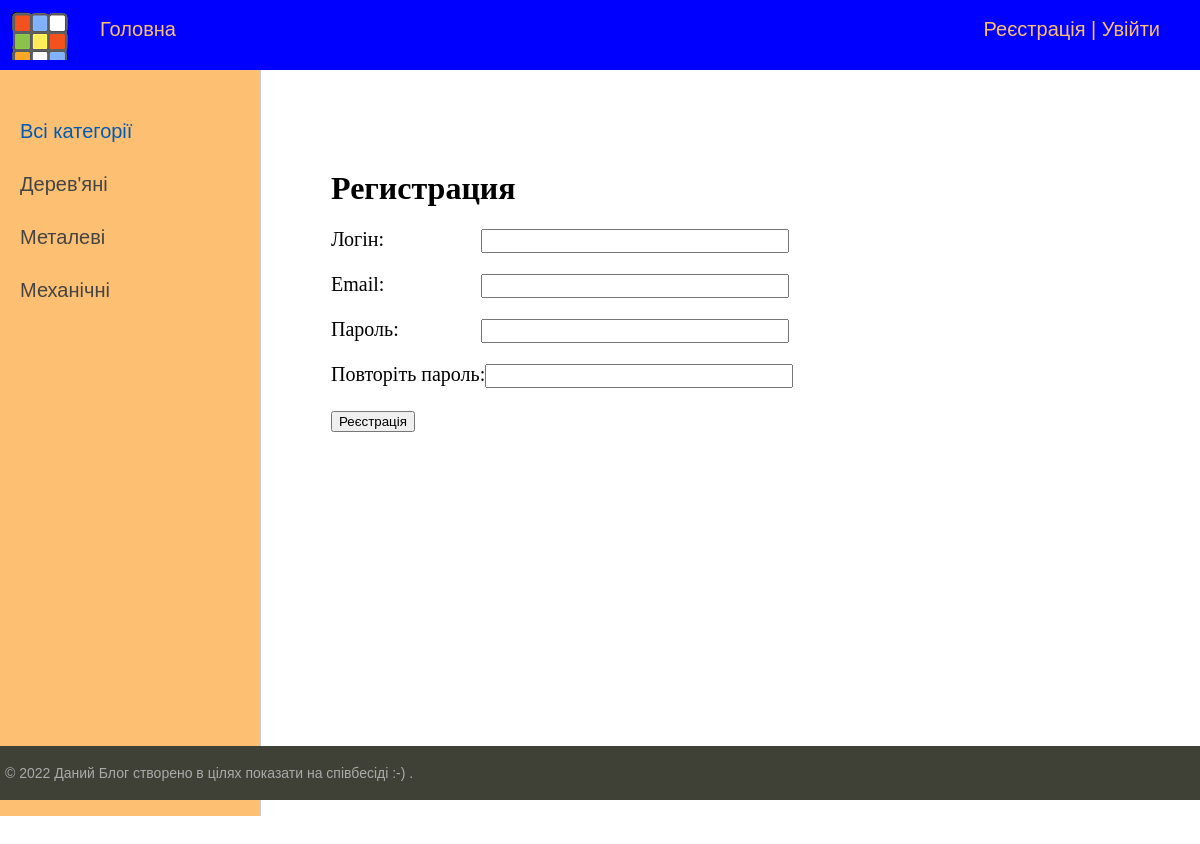
Screenshot of /register/ with the database file from the repository.
### blog/models.py (models this page shows, shortened)
class Category(models.Model):
    name = models.CharField(max_length=50, db_index=True, verbose_name="Категорія")
    slug = models.SlugField(max_length=255, unique=True, db_index=True, verbose_name="URL")
    def get_absolute_url(self):
        return reverse('category', kwargs={'category_slug': self.slug})
    class Meta:
        verbose_name = 'Категорія'
        verbose_name_plural = 'Категорії'
        ordering = ['id']

### blog/views.py (the view, shortened to what this page needs)
# urls.py: path('register/', RegisterUser.as_view(), name='register'),
class RegisterUser(DataMixin, CreateView):
    form_class = UserRegistrationForm
    template_name = 'blog/register.html'
    success_url = reverse_lazy('login')
    def get_context_data(self, *, object_list=None, **kwargs):
        context = super().get_context_data(**kwargs)
        c_def = self.get_user_context(title="Регистрация")
        return dict(list(context.items()) + list(c_def.items()))

### blog/forms.py
class UserRegistrationForm(UserCreationForm):
    username = forms.CharField(label='Логін', widget=forms.TextInput(attrs={'class': 'form-input'}))
    email = forms.EmailField(label='Email', widget=forms.EmailInput(attrs={'class': 'form-input'}))
    password1 = forms.CharField(label='Пароль', widget=forms.PasswordInput(attrs={'class': 'form-input'}))
    password2 = forms.CharField(label='Повторіть пароль', widget=forms.PasswordInput(attrs={'class': 'form-input'}))
    class Meta:
        model = User
        fields = ('username', 'email', 'password1', 'password2')

### blog/utils.py (called while the page is built)
    def get_user_context(self, **kwargs):
        context = kwargs
        categories = Category.objects.annotate(Count('puzzle'))
        user_menu = menu.copy()
        if not self.request.user.is_authenticated:
            user_menu.pop(1)
        context['menu'] = user_menu
        context['categories'] = categories
        if 'category_selected' not in context:
            context['category_selected'] = 0
        return context

### blog/templates/blog/register.html (shortened to what this page needs)
{% extends 'blog/base.html' %}
{% block content %}
<h1>{{title}}</h1>
<form method="post">
{% for f in form %}
<p><label class="form-label" for="{{ f.id_for_label }}">{{f.label}}: </label>{{ f }}</p>
{% endfor %}
    <button type="submit">Реєстрація</button>
</form>
{% endblock %}

### blog/templates/blog/base.html (shortened to what this page needs)
{% load static %}
{% load my_tags %}
<!DOCTYPE html>
<html>
<head>
	<link type="text/css" href="{% static 'blog/css/styles.css' %}" rel="stylesheet" />
</head>
<body>
<table class="table-page" border=0 cellpadding="0" cellspacing="0">
<tr><td valign=top>
{% block mainmenu %}
		<div class="header">
			<ul id="mainmenu" class="mainmenu">
			<li class="logo"><a href="{% url 'home' %}"><div class="logo"></div></a></li>
{% for m in menu %}
			<li><a href="{% url m.url_name %}">{{m.title}}</a></li>
{% endfor %}
				{% if request.user.is_authenticated %}
				<li class="last"> {{user.username}} | <a href="{% url 'logout' %}">Вийти</a></li>
				{% else %}
				<li class="last"><a href="{% url 'register' %}">Реєстрація</a> | <a href="{% url 'login' %}">Увійти</a></li>
				{% endif %}
			</ul>
		</div>
{% endblock mainmenu %}
<table class="table-content" border=0 cellpadding="0" cellspacing="0">
<tr>
	<td valign="top" class="left-chapters">
	<ul id="leftchapters">
{% if category_selected == 0 %}
		<li class="selected">Всі категорії</li>
{% else %}
		<li><a href="{% url 'home' %}">Всі категорії</a></li>
{% endif %}
{% for c in categories %}
{% if c.puzzle__count > 0 %}
	{% if c.pk == category_selected %}
		<li class="selected">{{c.name}}</li>
	{% else %}
		<li><a href="{{ c.get_absolute_url }}">{{c.name}}</a></li>
	{% endif %}
{% endif %}
{% endfor %}
	</ul>
</td>
<td valign="top" class="content">
	<div class="content-text">
{% block content %}
{% endblock %}
	</div>
</td></tr></table>
</td></tr>
<tr><td valign=top>
	<div id="footer">
		<p>&copy; 2022 Даний Блог створено в цілях показати на співбесіді :-) .</p>
	</div>
</td></tr></table>
</body>
</html>

### blog/static/blog/css/styles.css (style rules this page uses)
html, body { font-family: 'Arial'; margin: 0; padding: 0; height: 100%; width: 100%; color: #444; }
a { color: #0059b2; text-decoration: none; }
.table-page { width: 100%; height: 100%; vertical-align: top; }
.table-page tr { height: 100%; }
.header { background: #0000FF; height: 70px; }
.logo { background: url('../images/3.png') no-repeat 5px 5px; width: 70px; height: 73px; }
ul.mainmenu { list-style: none; margin: 0; padding: 0; height: 60px; color: #fdc073; font-size: 20px; overflow: hidden; }
ul.mainmenu li { float: left; margin: 18px 40px 0 30px; }
ul.mainmenu li.logo { margin: 0; }
ul.mainmenu li.last { float: right; }
ul.mainmenu li a { color: #fdc073; text-decoration: none; }
.table-content { width: 100%; min-height: 100%; height: 100%; }
.left-chapters { margin: 0; background: #fdc073; border-right: 1px solid #ccc; min-height: 100%; }
.left-chapters ul { width: 230px; min-height: 100%; margin: 0; padding: 20px 10px 10px 20px; list-style: none; font-size: 20px; }
.left-chapters ul li { margin: 30px 0 0 0; color: #999; }
.left-chapters ul li.selected { color: #0059b2; }
.left-chapters ul li a { color: #444; text-decoration: none; }
.content { padding: 40px 20px 20px 40px; width: 100%; box-sizing: border-box; }
.content-text { margin: 60px 0 0 30px; color: #000; font-size: 20px; font-family: Yandex Sans Display Light; }
.content-text h1 { font-size: 32px; }
#footer { box-sizing: border-box; background: #3F4137; padding: 5px; color: #aaa; font-size: 14px; font-family: Verdana, Geneva, Arial, Helvetica; text-align: left; overflow: hidden; }
.form-input { width: 300px; font-size: 16px; }
.form-label { display: inline-block; min-width: 150px; vertical-align: top; }

### rows the page displays
Category: name "Дерев'яні"
Category: name "Металеві"
Category: name "Механічні"

### other values shown
{{ m.title }} "Головна"
{{ title }} "Регистрация"
{{ f.label }} "Логін" "Email" "Пароль" "Повторіть пароль"
